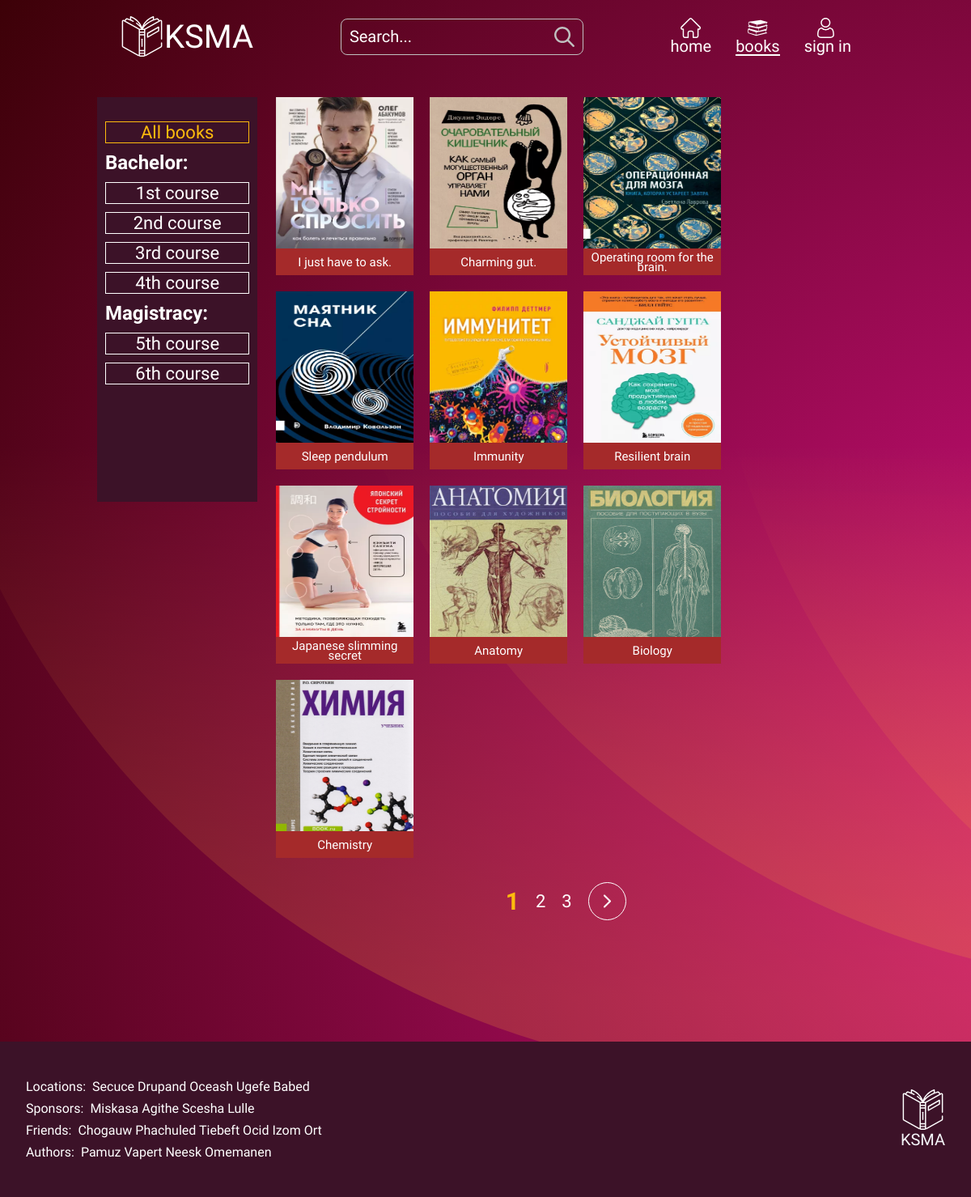
The page /books/ on the database its author committed.
### users/models.py (models this page shows, shortened)
class AllBooksModel(models.Model):
    name_of_book = models.CharField(max_length=30)
    description_of_book = models.TextField()
    image_of_book = models.ImageField(upload_to='')
    author_of_book = models.CharField(max_length=50)
    short_description_of_book = models.TextField(max_length=100)
    course = models.CharField(choices=COURSE, max_length=100)
    download = models.FileField(upload_to=file_path ,blank=True, null=True, help_text='download only PDF')

### users/views.py (the view)
# urls.py: path('books/', AllBooksView.as_view(), name='books'),
class AllBooksView(generic.ListView):
    template_name = 'users/books/all.html'
    paginate_by = 10
    def get_queryset(self):
        books = AllBooksModel.objects.all()
        return books

### users/templates/users/books/all.html
{% extends "users/books.html" %}
{% block book %}
<div class="book_books">
    {% if object_list %}
    {% for i in object_list %}
    <a href="/{{i.id}}">
        <div class="book_book">
            <img src="{{i.image_of_book.url}}" class="book_img" alt="pict">
            <div class="book_h_div">
                <h3>{{i.name_of_book}}</h3>
            </div>
        </div>
    </a>
    {% endfor %}
    {% else %}
    <h1>Empty...</h1>
    {% endif %}
</div>
{% endblock book %}

### static/home.css (style rules this page uses)
* { margin: 0; padding: 0; box-sizing: border-box; color: white; font-family: 'Arima Madurai', cursive; }
:root { --d: 2500ms; --angle: 90deg; --gradX: 100%; --gradY: 50%; --c1: rgb(255, 255, 255); --c2: rgba(168, 239, 255, 0.1); }

### static/index.css (style rules this page uses)
body { overflow-x: hidden; }
* { margin: 0; padding: 0; box-sizing: border-box; color: white; font-family: 'Arima Madurai', cursive; font-weight: normal; }
:root { --d: 2500ms; --angle: 90deg; --gradX: 100%; --gradY: 50%; --c1: rgb(255, 255, 255); --c2: rgba(168, 239, 255, 0.1); }

### static/notes.css (style rules this page uses)
a { text-decoration: none; }

### static/books.css (style rules this page uses)
.book_books { width: 100%; display: flex; flex-wrap: wrap; gap: 20px; padding-left: 3%; min-height: 450px; }
.book_book { width: 170px; height: 220px; background-color: brown; display: flex; flex-direction: column; }
.book_img { width: 100%; height: 85%; }
.book_h_div { width: 100%; display: flex; min-height: 15%; align-items: center; justify-content: center; }
.book_h_div > h3 { font-size: 15px; width: 100%; line-height: 12px; text-align: center; }

### rows shown on the page
AllBooksModel: image_of_book (picture), name_of_book "I just have to ask."
AllBooksModel: image_of_book (picture), name_of_book "Charming gut."
AllBooksModel: image_of_book (picture), name_of_book "Operating room for the brain."
AllBooksModel: image_of_book (picture), name_of_book "Sleep pendulum"
AllBooksModel: image_of_book (picture), name_of_book "Immunity"
AllBooksModel: image_of_book (picture), name_of_book "Resilient brain"
AllBooksModel: image_of_book (picture), name_of_book "Japanese slimming secret"
AllBooksModel: image_of_book (picture), name_of_book "Anatomy"
AllBooksModel: image_of_book (picture), name_of_book "Biology"
AllBooksModel: image_of_book (picture), name_of_book "Chemistry"

### other values the page prints
{{ i }} "1"
{{ i }} "2" "3"
